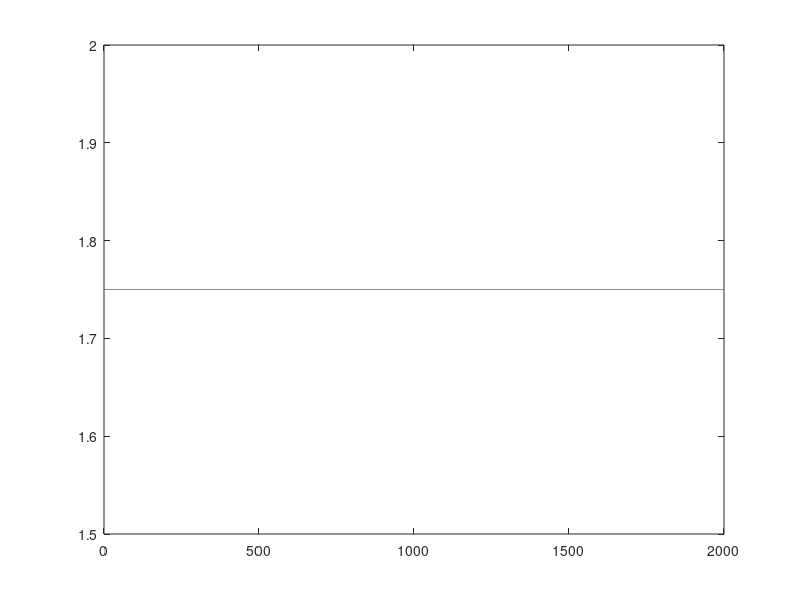

Reproduce this figure in MATLAB.
freq1 = 200.;
freq2 = 40.;
deltat=1/2.;      
phase1=0;
phase2=0;
i=[0:3999]';
t=deltat*i;
a=1.5*cos(2*pi*freq1*t+phase1) + 0.25*cos(2*pi*freq2*t+phase2);
plot(t,a);

  